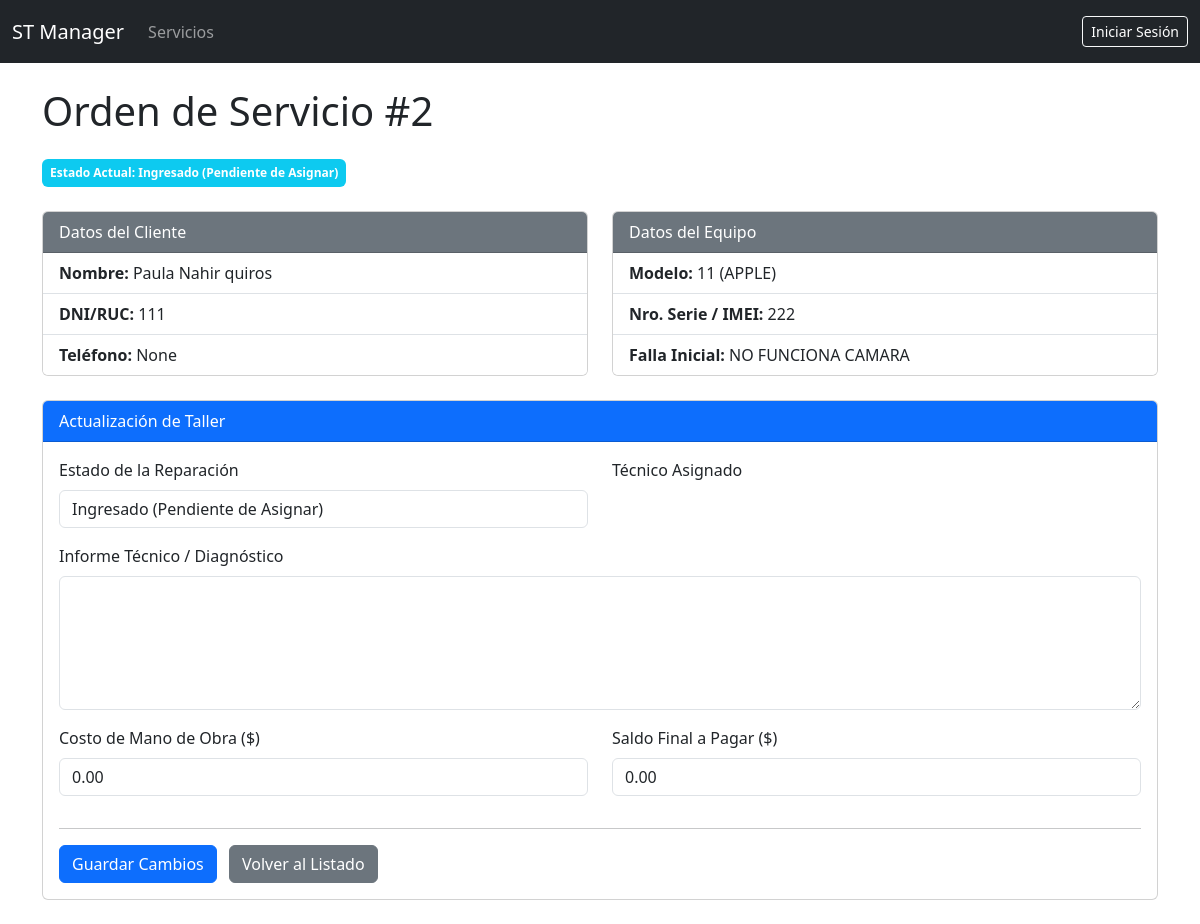
The app's page /servicios/2/modificar/, older data.
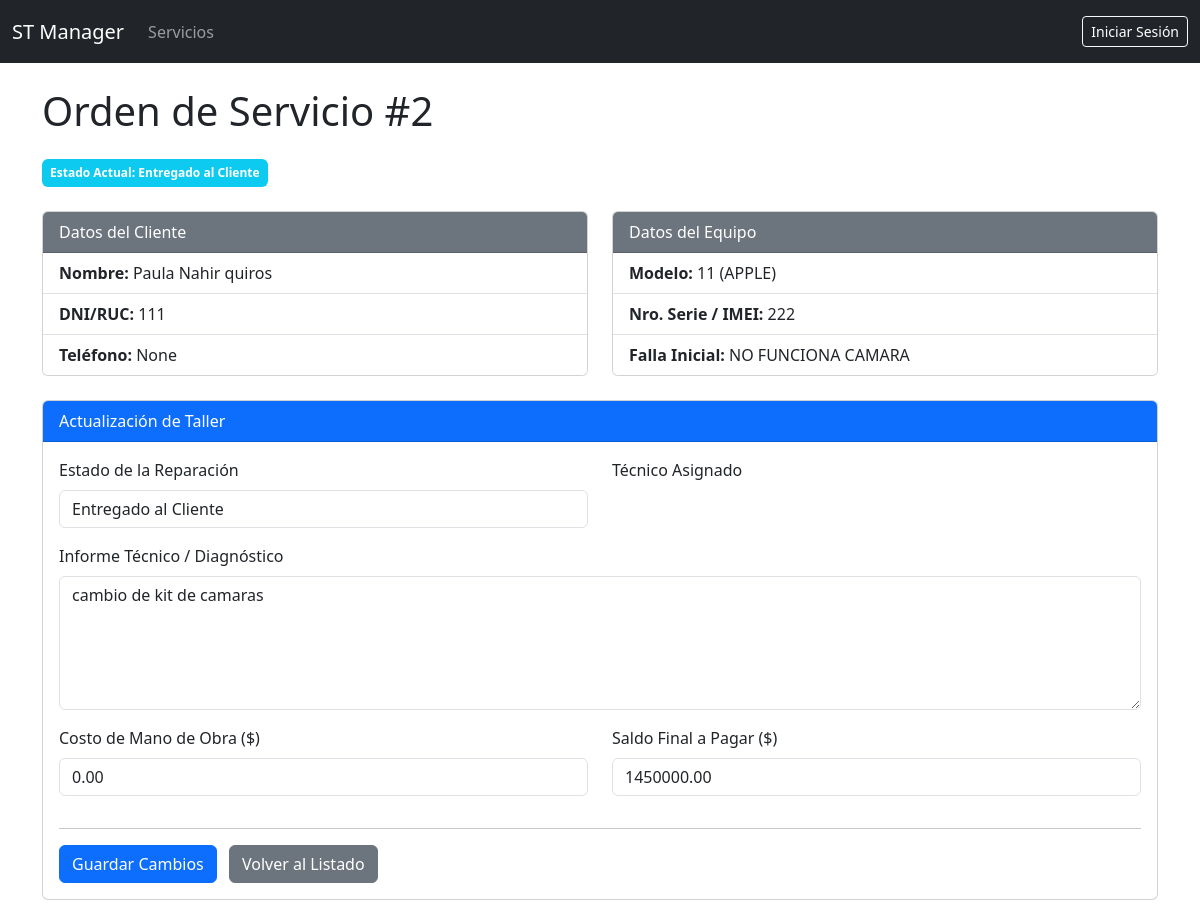
The same page, newer data.
### gestion_servicios/models.py (models this page shows, shortened)
class TimeStampedModel(models.Model):
    created_at = models.DateTimeField(auto_now_add=True, verbose_name="Fecha de Creación")
    updated_at = models.DateTimeField(auto_now=True, verbose_name="Última Modificación")
    class Meta:
        abstract = True
        ordering = ['-created_at']

class Reparacion(TimeStampedModel):
    ESTADO_CHOICES = [
        ('INGRESADO', 'Ingresado (Pendiente de Asignar)'),
        ('PRESUPUESTADO', 'Presupuesto Enviado'),
        ('EN_ESPERA_REP', 'En Espera de Repuestos'),
        ('EN_REPARACION', 'En Reparación'),
        ('TERMINADA', 'Reparación Terminada (Listo para Entregar)'),
        ('NO_REPARABLE', 'No Reparable'),
        ('ENTREGADA', 'Entregado al Cliente'),
    ]
    cliente = models.ForeignKey(
        Cliente,
        on_delete=models.CASCADE,
        related_name='reparaciones_cliente'
    )
    equipo = models.ForeignKey(
        Equipo,
        on_delete=models.CASCADE,
        related_name='reparaciones_equipo'
    )
    tecnico_asignado = models.ForeignKey(
        Tecnico,
        on_delete=models.SET_NULL,
        null=True,
        blank=True,
        related_name='servicios_asignados'
    )
    fecha_ingreso = models.DateTimeField(
        auto_now_add=True,
        verbose_name="Fecha de Ingreso"
    )
    fecha_entrega = models.DateTimeField(
        null=True,
        blank=True,
        verbose_name="Fecha de Entrega"
    )
    estado = models.CharField(
        max_length=20,
        choices=ESTADO_CHOICES,
        default='INGRESADO',
        verbose_name="Estado Actual"
    )
    falla_reportada = models.TextField(
        verbose_name="Falla Reportada por el Cliente"
    )
    informe_tecnico = models.TextField(
        blank=True,
        verbose_name="Diagnóstico e Informe Técnico"
    )
    mano_de_obra = models.DecimalField(
        max_digits=10,
        decimal_places=2,
        default=0.00,
        verbose_name="Costo de Mano de Obra"
    )
    saldo_final = models.DecimalField(
        max_digits=10,
        decimal_places=2,
        default=0.00,
        verbose_name="Saldo a Cobrar"
    )
    class Meta:
        verbose_name = "Orden de Servicio"
        verbose_name_plural = "Órdenes de Servicio"
        ordering = ['-fecha_ingreso']

class Cliente(TimeStampedModel):
    nombre = models.CharField(max_length=150, verbose_name="Nombre Completo")
    direccion = models.CharField(max_length=255, blank=True, null=True)
    telefono = models.CharField(max_length=20, blank=True, null=True)
    celular = models.CharField(max_length=20, blank=True, null=True)
    email = models.EmailField(max_length=255, blank=True, null=True)
    clave = models.CharField(
        max_length=50,
        unique=True,
        verbose_name="DNI/Identificación"
    )
    class Meta:
        verbose_name = "Cliente"
        verbose_name_plural = "Clientes"

class Equipo(TimeStampedModel):
    serie_imei = models.CharField(
        max_length=100,
        unique=True,
        verbose_name="Nro. Serie / IMEI",
        help_text="Clave única para identificar el equipo (IMEI, S/N, etc.)"
    )
    tipo = models.ForeignKey(
        TipoEquipo,
        on_delete=models.SET_NULL,
        null=True,
        blank=True,
        verbose_name="Tipo de Equipo"
    )
    marca = models.ForeignKey(
        Marca,
        on_delete=models.SET_NULL,
        null=True,
        blank=True,
        verbose_name="Marca"
    )
    modelo = models.ForeignKey(
        Modelo,
        on_delete=models.SET_NULL,
        null=True,
        blank=True,
        verbose_name="Modelo"
    )
    accesorios = models.TextField(
        blank=True,
        verbose_name="Accesorios Entregados"
    )
    estado_general = models.TextField(
        blank=True,
        verbose_name="Estado General y Estético"
    )
    fecha_compra = models.DateField(
        blank=True,
        null=True,
        verbose_name="Fecha de Compra"
    )
    class Meta:
        verbose_name = "Equipo"
        verbose_name_plural = "Equipos"

class Modelo(models.Model):
    modelo = models.CharField(max_length=100, verbose_name="Modelo")
    marca = models.ForeignKey(
        Marca,
        on_delete=models.CASCADE,
        related_name='modelos',
        verbose_name="Marca"
    )
    class Meta:
        verbose_name = "Modelo"
        verbose_name_plural = "Modelos"
        unique_together = [['modelo', 'marca']]  # Un modelo único por marca
        ordering = ['marca', 'modelo']
    def __str__(self):
        return f"{self.modelo} ({self.marca.nombre})"

class Marca(models.Model):
    nombre = models.CharField(max_length=50, unique=True, verbose_name="Marca")
    class Meta:
        verbose_name = "Marca"
        verbose_name_plural = "Marcas"
        ordering = ['nombre']

### gestion_servicios/views.py (the view, shortened to what this page needs)
# urls.py: path('<int:pk>/modificar/', views.ReparacionUpdateView.as_view(), name='modificar_servicio'),
class ReparacionUpdateView(UpdateView):
    model = Reparacion
    form_class = ReparacionUpdateForm
    template_name = 'gestion_servicios/modificar_servicio.html'
    success_url = reverse_lazy('lista_servicios')
    def get_context_data(self, **kwargs):
        context = super().get_context_data(**kwargs)
        if 'tecnico_form' not in context:
            context['tecnico_form'] = TecnicoForm()
        return context

### gestion_servicios/forms.py (shortened to what this page needs)
class ReparacionUpdateForm(forms.ModelForm):
    tecnico_asignado = forms.CharField(
        required=False,
        widget=forms.HiddenInput(attrs={'id': 'id_tecnico'})
    )
    class Meta:
        model = Reparacion
        fields = [
            'estado',
            'tecnico_asignado', # El campo sigue aquí
            'informe_tecnico',
            'mano_de_obra',
            'saldo_final'
        ]
        widgets = {
            'estado': forms.Select(attrs={'class': 'form-control'}),
            'informe_tecnico': forms.Textarea(attrs={'class': 'form-control', 'rows': 5}),
            'mano_de_obra': forms.NumberInput(attrs={'class': 'form-control'}),
            'saldo_final': forms.NumberInput(attrs={'class': 'form-control'}),
        }

class TecnicoForm(forms.ModelForm):
    class Meta:
        model = Tecnico # Asumiendo que el modelo se llama 'Tecnico'
        fields = ['nombre'] # Asumiendo que el campo a llenar es 'nombre'
        widgets = {
            'nombre': forms.TextInput(attrs={
                'class': 'form-control',
                'placeholder': 'Ej: Juan Pérez, Maria Gómez...'
            })
        }

### gestion_servicios/templates/gestion_servicios/modificar_servicio.html (shortened to what this page needs)
{% extends "base.html" %}
{% block content %}
    <h1 class="mb-4">Orden de Servicio #{{ object.pk }}</h1>
    <span class="badge bg-info p-2 mb-4">Estado Actual: {{ object.get_estado_display }}</span>
    <div class="row mb-4">
        <div class="col-md-6">
            <div class="card">
                <div class="card-header bg-secondary text-white">Datos del Cliente</div>
                <ul class="list-group list-group-flush">
                    <li class="list-group-item"><strong>Nombre:</strong> {{ object.cliente.nombre }}</li>
                    <li class="list-group-item"><strong>DNI/RUC:</strong> {{ object.cliente.clave }}</li>
                    <li class="list-group-item"><strong>Teléfono:</strong> {{ object.cliente.telefono }}</li>
                </ul>
            </div>
        </div>
        <div class="col-md-6">
            <div class="card">
                <div class="card-header bg-secondary text-white">Datos del Equipo</div>
                <ul class="list-group list-group-flush">
                    <li class="list-group-item"><strong>Modelo:</strong> {{ object.equipo.modelo }}</li>
                    <li class="list-group-item"><strong>Nro. Serie / IMEI:</strong> {{ object.equipo.serie_imei }}</li>
                    <li class="list-group-item"><strong>Falla Inicial:</strong> {{ object.falla_reportada }}</li>
                </ul>
            </div>
        </div>
    </div>
    <div class="card mb-4">
        <div class="card-header bg-primary text-white">Actualización de Taller</div>
        <div class="card-body">
            <form method="post" novalidate>
                <div class="row">
                    <div class="col-md-6 mb-3">
                        <label for="{{ form.estado.id_for_label }}" class="form-label">Estado de la Reparación</label>
                        {{ form.estado }}
                    </div>
                    <div class="col-md-6 mb-3">
                        <label for="{{ form.tecnico_asignado.id_for_label }}" class="form-label">Técnico Asignado</label>
                    </div>
                </div>
                <div class="mb-3">
                    <label for="{{ form.informe_tecnico.id_for_label }}" class="form-label">Informe Técnico / Diagnóstico</label>
                    {{ form.informe_tecnico }}
                </div>
                <div class="row">
                    <div class="col-md-6 mb-3">
                        <label for="{{ form.mano_de_obra.id_for_label }}" class="form-label">Costo de Mano de Obra ($)</label>
                        {{ form.mano_de_obra }}
                    </div>
                    <div class="col-md-6 mb-3">
                        <label for="{{ form.saldo_final.id_for_label }}" class="form-label">Saldo Final a Pagar ($)</label>
                        {{ form.saldo_final }}
                    </div>
                </div>
                <hr>
                <button type="submit" class="btn btn-primary me-2">Guardar Cambios</button>
                <a href="{% url 'lista_servicios' %}" class="btn btn-secondary">Volver al Listado</a>
            </form>
        </div>
    </div>
{% endblock %}

Row changes from the older to the newer data that the page shows:
changed Reparacion "NO FUNCIONA CAMARA": estado "Ingresado (Pendiente de Asignar)" → "Entregado al Cliente"; informe_tecnico (not shown) → "cambio de kit de camaras"; saldo_final "0.00" → "1450000.00"
